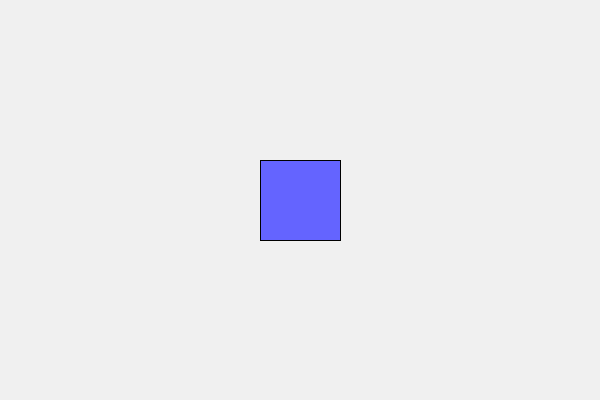
Frame 1 (no input)
Frame 60 (the mouse pressed at the canvas centre just before this capture): identical to frame 1, image omitted
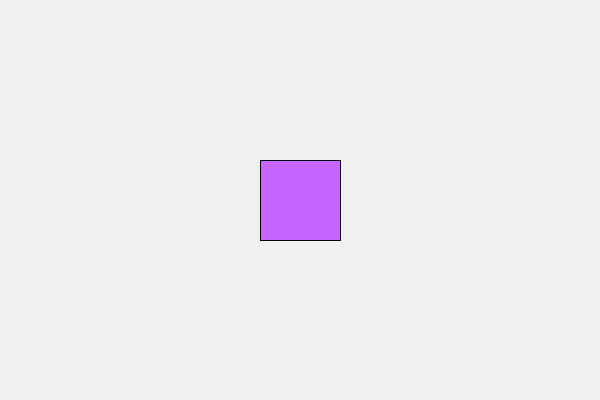
Frame 120 (the mouse held since frame 60 and released just before this capture)

The Processing sketch that drew these frames (run headless with seeded random() and noise(); from frame 60 on, the mouse is pressed at the canvas centre):

// Processing sketch: sketch_S25
// ── sketch_S25.pde
int rectX, rectY, rectW=80, rectH=80;
boolean dragging=false;
void setup() { size(600,400); rectX=260; rectY=160; }
void draw() {
  background(240);
  if(dragging){rectX=mouseX-rectW/2; rectY=mouseY-rectH/2;}
  fill(dragging?200:100,100,255); rect(rectX,rectY,rectW,rectH);
}
void mousePressed(){if(mouseX>rectX&&mouseX<rectX+rectW&&mouseY>rectY&&mouseY<rectY+rectH)dragging=true;}
void mouseReleased(){dragging=false;}
